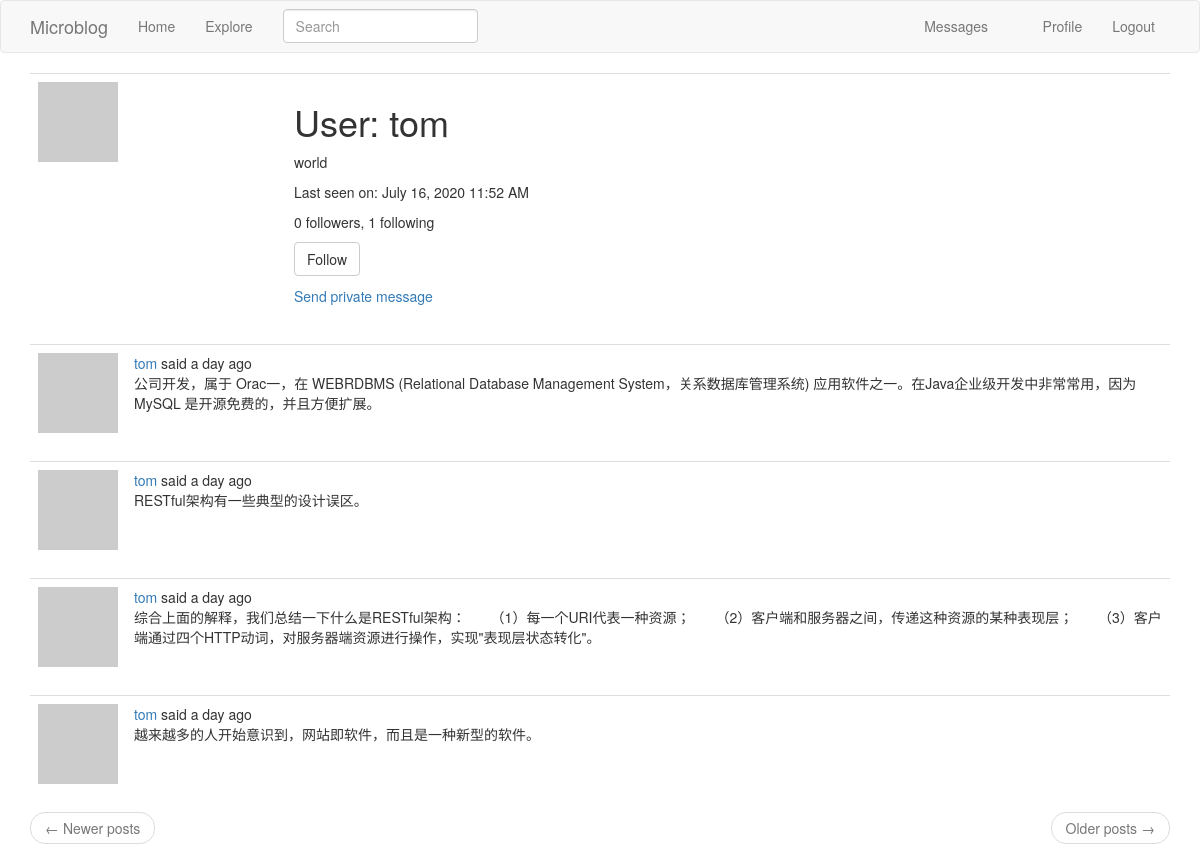
The app's page /user/tom (signed in) with its own data.
### app/models.py (models this page shows, shortened)
class User(UserMixin, db.Model):
    id = db.Column(db.Integer, primary_key=True)
    username = db.Column(db.String(64), index=True, unique=True)
    email = db.Column(db.String(120), index=True, unique=True)
    password_hash = db.Column(db.String(128))
    posts = db.relationship('Post', backref='author', lazy='dynamic')
    about_me = db.Column(db.String(140))
    last_seen = db.Column(db.DateTime, default=datetime.utcnow)
    followed = db.relationship(
        'User', secondary=followers,
        primaryjoin=(followers.c.follower_id == id),
        secondaryjoin=(followers.c.followed_id == id),
        backref=db.backref('followers', lazy='dynamic'), lazy='dynamic')
    messages_sent = db.relationship('Message',
                                    foreign_keys='Message.sender_id',
                                    backref='author', lazy='dynamic')
    messages_received = db.relationship('Message',
                                        foreign_keys='Message.recipient_id',
                                        backref='recipient', lazy='dynamic')
    last_message_read_time = db.Column(db.DateTime)
    notifications = db.relationship('Notification', backref='user',
                                    lazy='dynamic')
    def avatar(self, size):
        digest = md5(self.email.lower().encode('utf-8')).hexdigest()
        return 'https://www.gravatar.com/avatar/{}?d=identicon&s={}'.format(
            digest, size)
    def is_following(self, user):
        return self.followed.filter(
            followers.c.followed_id == user.id).count() > 0
    def new_messages(self):
        last_read_time = self.last_message_read_time or datetime(1900, 1, 1)
        return Message.query.filter_by(recipient=self).filter(
            Message.timestamp > last_read_time).count()

class SearchableMixin(object):
    @classmethod
    def before_commit(cls, session):
        session._changes = {
            'add': list(session.new),
            'update': list(session.dirty),
            'delete': list(session.deleted)
        }
    @classmethod
    def after_commit(cls, session):
        for obj in session._changes['add']:
            if isinstance(obj, SearchableMixin):
                add_to_index(obj.__tablename__, obj)
        for obj in session._changes['update']:
            if isinstance(obj, SearchableMixin):
                add_to_index(obj.__tablename__, obj)
        for obj in session._changes['delete']:
            if isinstance(obj, SearchableMixin):
                remove_from_index(obj.__tablename__, obj)
        session._changes = None

class Post(SearchableMixin, db.Model):
    __searchable__ = ['body']
    id = db.Column(db.Integer, primary_key=True)
    body = db.Column(db.String(140))
    timestamp = db.Column(db.DateTime, index=True, default=datetime.utcnow)
    user_id = db.Column(db.Integer, db.ForeignKey('user.id'))
    language = db.Column(db.String(5))

### app/main/routes.py (the view)
@bp.route('/user/<username>')
@login_required
def user(username):
    user = User.query.filter_by(username=username).first_or_404()
    page = request.args.get('page', 1, type=int)
    posts = user.posts.order_by(Post.timestamp.desc()).paginate(
        page, current_app.config['POSTS_PER_PAGE'], False)
    next_url = url_for('main.user', username=user.username,
                       page=posts.next_num) if posts.has_next else None
    prev_url = url_for('main.user', username=user.username,
                       page=posts.prev_num) if posts.has_prev else None
    form = EmptyForm()
    return render_template('user.html', user=user, posts=posts.items,
                           next_url=next_url, prev_url=prev_url, form=form)

### app/main/forms.py
class SearchForm(FlaskForm):
    q = StringField(_l('Search'), validators=[DataRequired()])
    def __init__(self, *args, **kwargs):
        if 'formdata' not in kwargs:
            kwargs['formdata'] = request.args
        if 'csrf_enabled' not in kwargs:
            kwargs['csrf_enabled'] = False
        super(SearchForm, self).__init__(*args, **kwargs)

class EmptyForm(FlaskForm):
    submit = SubmitField('Submit')

### app/main/routes.py (called while the page is built)
@bp.before_app_request
def before_request():
    if current_user.is_authenticated:
        current_user.last_seen = datetime.utcnow()
        db.session.commit()
        g.search_form = SearchForm()
    g.locale = str(get_locale())

### app/models.py (called while the page is built)
@login.user_loader
def load_user(id):
    return User.query.get(int(id))

### app/templates/user.html (shortened to what this page needs)
{% extends "base.html" %}
{% block app_content %}
    <table class="table table-hover">
        <tr>
            <td width="256px"><img src="{{ user.avatar(256) }}"></td>
            <td>
                <h1>{{ _('User') }}: {{ user.username }}</h1>
                {% if user.about_me %}<p>{{ user.about_me }}</p>{% endif %}
                {% if user.last_seen %}
                <p>{{ _('Last seen on') }}: {{ moment(user.last_seen).format('LLL') }}</p>
                {% endif %}
                <p>{{ _('%(count)d followers', count=user.followers.count()) }}, {{ _('%(count)d following', count=user.followed.count()) }}</p>
                {% if user == current_user %}
                <p><a href="{{ url_for('main.edit_profile') }}">{{ _('Edit your profile') }}</a></p>
                {% elif not current_user.is_following(user) %}
                <p>
                    <form action="{{ url_for('main.follow', username=user.username) }}" method="post">
                        {{ form.submit(value=_('Follow'), class_='btn btn-default') }}
                    </form>
                </p>
                {% endif %}
                {% if user != current_user %}
                <p><a href="{{ url_for('main.send_message', recipient=user.username) }}">{{ _('Send private message') }}</a></p>
                {% endif %}
            </td>
        </tr>
    </table>
    {% for post in posts %}
        {% include '_post.html' %}
    {% endfor %}
    <nav aria-label="...">
        <ul class="pager">
            <li class="previous{% if not prev_url %} disabled{% endif %}">
                <a href="{{ prev_url or '#' }}">
                    <span aria-hidden="true">&larr;</span> {{ _('Newer posts') }}
                </a>
            </li>
            <li class="next{% if not next_url %} disabled{% endif %}">
                <a href="{{ next_url or '#' }}">
                    {{ _('Older posts') }} <span aria-hidden="true">&rarr;</span>
                </a>
            </li>
        </ul>
    </nav>
{% endblock %}

### app/templates/_post.html (shortened to what this page needs)
    <table class="table table-hover">
        <tr>
            <td width="70px">
                <a href="{{ url_for('main.user', username=post.author.username) }}">
                    <img src="{{ post.author.avatar(70) }}" />
                </a>
            </td>
            <td>
                {{ _('%(username)s said %(when)s',
                    username=user_link, when=moment(post.timestamp).fromNow()) }}
                <br>
                <span id="post{{ post.id }}">{{ post.body }}</span>
            </td>
        </tr>
    </table>

### records on screen
User: username "tom", about_me "world", last_seen "July 16, 2020 11:52 AM"
Post: body "公司开发，属于 Orac一，在 WEBRDBMS (Relational Database Management System，关系数据库管理系统) 应用软件之一。在Java企业级开发中非常常用，因为 MySQL 是开源免费的，并且方便扩展。"
Post: body "RESTful架构有一些典型的设计误区。"
Post: body "综合上面的解释，我们总结一下什么是RESTful架构： （1）每一个URI代表一种资源； （2）客户端和服务器之间，传递这种资源的某种表现层； （3）客户端通过四个HTTP动词，对服务器端资源进行操作，实现\"表现层状态转化\"。"
Post: body "越来越多的人开始意识到，网站即软件，而且是一种新型的软件。"
